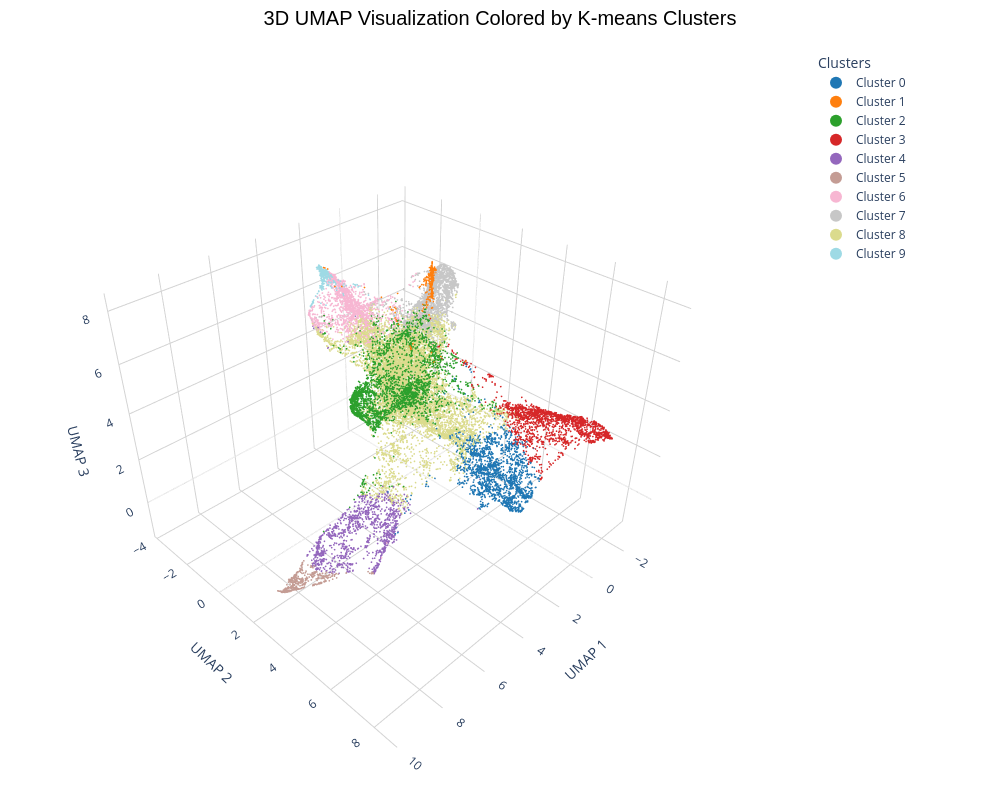

The code cell stored with this chart in its notebook:
### Code cell
import plotly.graph_objects as go
import plotly.express as px
import numpy as np
from matplotlib import cm
import matplotlib.pyplot as plt

# 生成tab20颜色
n_clusters = len(np.unique(cluster_labels))
tab20_colors = plt.cm.tab20(np.linspace(0, 1, n_clusters))
# 将matplotlib RGBA转换为plotly可用的颜色格式
tab20_hex = [f'rgba({int(r*255)},{int(g*255)},{int(b*255)},{a})' 
             for r, g, b, a in tab20_colors]

# 创建颜色映射字典
color_map = {i: tab20_hex[i] for i in range(n_clusters)}

# 创建数据
data = []
for i in range(n_clusters):
    cluster_mask = cluster_labels == i
    trace = go.Scatter3d(
        x=umap_embedding[cluster_mask, 0],
        y=umap_embedding[cluster_mask, 1],
        z=umap_embedding[cluster_mask, 2],
        mode='markers',
        marker=dict(
            size=1,
            color=tab20_hex[i],  # 使用tab20颜色
            opacity=1,
            line=dict(width=0)
        ),
        name=f'Cluster {i}',
        hovertemplate=(
            'Cluster: %{text}<br>' +
            'UMAP1: %{x:.3f}<br>' +
            'UMAP2: %{y:.3f}<br>' +
            'UMAP3: %{z:.3f}<extra></extra>'
        ),
        text=[f'Cluster {i}'] * np.sum(cluster_mask)
    )
    data.append(trace)

layout = go.Layout(
    title=dict(
        text='3D UMAP Visualization Colored by K-means Clusters',
        font=dict(size=20, family='Arial', color='black'),
        x=0.5
    ),
    scene=dict(
        xaxis=dict(
            title='UMAP 1',
            gridcolor='lightgray',
            showbackground=True,
            backgroundcolor='white'
        ),
        yaxis=dict(
            title='UMAP 2',
            gridcolor='lightgray',
            showbackground=True,
            backgroundcolor='white'
        ),
        zaxis=dict(
            title='UMAP 3',
            gridcolor='lightgray',
            showbackground=True,
            backgroundcolor='white'
        ),
        camera=dict(
            eye=dict(x=1.5, y=1.5, z=1.5)
        ),
        aspectmode='data'
    ),
    legend=dict(
        title=dict(text='Clusters'),
        font=dict(size=12),
        itemsizing='constant',
        x=1.02,
        y=1,
        xanchor='left',
        yanchor='top'
    ),
    width=1000,
    height=800,
    margin=dict(l=0, r=200, t=50, b=0),
    hovermode='closest'
)

# 创建图形
fig = go.Figure(data=data, layout=layout)

# 显示图形
fig.show()

### Figure 1 — Plotly figure (JSON) as saved in the notebook; plotly's stock layout.template omitted (floating-point values rounded to 4 significant figures; data arrays with more than 128 entries replaced by an {"elided": "..."} marker saying what was removed)
{"data": [{"hovertemplate": "Cluster: %{text}<br>UMAP1: %{x:.3f}<br>UMAP2: %{y:.3f}<br>UMAP3: %{z:.3f}<extra></extra>", "marker": {"color": "rgba(31,119,180,1.0)", "line": {"width": 0}, "opacity": 1, "size": 1}, "mode": "markers", "name": "Cluster 0", "text": {"elided": "1713 str values"}, "type": "scatter3d", "x": {"elided": "1713 float values"}, "y": {"elided": "1713 float values"}, "z": {"elided": "1713 float values"}}, {"hovertemplate": "Cluster: %{text}<br>UMAP1: %{x:.3f}<br>UMAP2: %{y:.3f}<br>UMAP3: %{z:.3f}<extra></extra>", "marker": {"color": "rgba(255,127,14,1.0)", "line": {"width": 0}, "opacity": 1, "size": 1}, "mode": "markers", "name": "Cluster 1", "text": {"elided": "350 str values"}, "type": "scatter3d", "x": {"elided": "350 float values"}, "y": {"elided": "350 float values"}, "z": {"elided": "350 float values"}}, {"hovertemplate": "Cluster: %{text}<br>UMAP1: %{x:.3f}<br>UMAP2: %{y:.3f}<br>UMAP3: %{z:.3f}<extra></extra>", "marker": {"color": "rgba(44,160,44,1.0)", "line": {"width": 0}, "opacity": 1, "size": 1}, "mode": "markers", "name": "Cluster 2", "text": {"elided": "2669 str values"}, "type": "scatter3d", "x": {"elided": "2669 float values"}, "y": {"elided": "2669 float values"}, "z": {"elided": "2669 float values"}}, {"hovertemplate": "Cluster: %{text}<br>UMAP1: %{x:.3f}<br>UMAP2: %{y:.3f}<br>UMAP3: %{z:.3f}<extra></extra>", "marker": {"color": "rgba(214,39,40,1.0)", "line": {"width": 0}, "opacity": 1, "size": 1}, "mode": "markers", "name": "Cluster 3", "text": {"elided": "1863 str values"}, "type": "scatter3d", "x": {"elided": "1863 float values"}, "y": {"elided": "1863 float values"}, "z": {"elided": "1863 float values"}}, {"hovertemplate": "Cluster: %{text}<br>UMAP1: %{x:.3f}<br>UMAP2: %{y:.3f}<br>UMAP3: %{z:.3f}<extra></extra>", "marker": {"color": "rgba(148,103,189,1.0)", "line": {"width": 0}, "opacity": 1, "size": 1}, "mode": "markers", "name": "Cluster 4", "text": {"elided": "1145 str values"}, "type": "scatter3d", "x": {"elided": "1145 float values"}, "y": {"elided": "1145 float values"}, "z": {"elided": "1145 float values"}}, {"hovertemplate": "Cluster: %{text}<br>UMAP1: %{x:.3f}<br>UMAP2: %{y:.3f}<br>UMAP3: %{z:.3f}<extra></extra>", "marker": {"color": "rgba(196,156,148,1.0)", "line": {"width": 0}, "opacity": 1, "size": 1}, "mode": "markers", "name": "Cluster 5", "text": {"elided": "510 str values"}, "type": "scatter3d", "x": {"elided": "510 float values"}, "y": {"elided": "510 float values"}, "z": {"elided": "510 float values"}}, {"hovertemplate": "Cluster: %{text}<br>UMAP1: %{x:.3f}<br>UMAP2: %{y:.3f}<br>UMAP3: %{z:.3f}<extra></extra>", "marker": {"color": "rgba(247,182,210,1.0)", "line": {"width": 0}, "opacity": 1, "size": 1}, "mode": "markers", "name": "Cluster 6", "text": {"elided": "1518 str values"}, "type": "scatter3d", "x": {"elided": "1518 float values"}, "y": {"elided": "1518 float values"}, "z": {"elided": "1518 float values"}}, {"hovertemplate": "Cluster: %{text}<br>UMAP1: %{x:.3f}<br>UMAP2: %{y:.3f}<br>UMAP3: %{z:.3f}<extra></extra>", "marker": {"color": "rgba(199,199,199,1.0)", "line": {"width": 0}, "opacity": 1, "size": 1}, "mode": "markers", "name": "Cluster 7", "text": {"elided": "1958 str values"}, "type": "scatter3d", "x": {"elided": "1958 float values"}, "y": {"elided": "1958 float values"}, "z": {"elided": "1958 float values"}}, {"hovertemplate": "Cluster: %{text}<br>UMAP1: %{x:.3f}<br>UMAP2: %{y:.3f}<br>UMAP3: %{z:.3f}<extra></extra>", "marker": {"color": "rgba(219,219,141,1.0)", "line": {"width": 0}, "opacity": 1, "size": 1}, "mode": "markers", "name": "Cluster 8", "text": {"elided": "10222 str values"}, "type": "scatter3d", "x": {"elided": "10222 float values"}, "y": {"elided": "10222 float values"}, "z": {"elided": "10222 float values"}}, {"hovertemplate": "Cluster: %{text}<br>UMAP1: %{x:.3f}<br>UMAP2: %{y:.3f}<br>UMAP3: %{z:.3f}<extra></extra>", "marker": {"color": "rgba(158,218,229,1.0)", "line": {"width": 0}, "opacity": 1, "size": 1}, "mode": "markers", "name": "Cluster 9", "text": {"elided": "300 str values"}, "type": "scatter3d", "x": {"elided": "300 float values"}, "y": {"elided": "300 float values"}, "z": {"elided": "300 float values"}}], "layout": {"height": 800, "hovermode": "closest", "legend": {"font": {"size": 12}, "itemsizing": "constant", "title": {"text": "Clusters"}, "x": 1.02, "xanchor": "left", "y": 1, "yanchor": "top"}, "margin": {"b": 0, "l": 0, "r": 200, "t": 50}, "scene": {"aspectmode": "data", "camera": {"eye": {"x": 1.5, "y": 1.5, "z": 1.5}}, "xaxis": {"backgroundcolor": "white", "gridcolor": "lightgray", "showbackground": true, "title": {"text": "UMAP 1"}}, "yaxis": {"backgroundcolor": "white", "gridcolor": "lightgray", "showbackground": true, "title": {"text": "UMAP 2"}}, "zaxis": {"backgroundcolor": "white", "gridcolor": "lightgray", "showbackground": true, "title": {"text": "UMAP 3"}}}, "title": {"font": {"color": "black", "family": "Arial", "size": 20}, "text": "3D UMAP Visualization Colored by K-means Clusters", "x": 0.5}, "width": 1000}}
